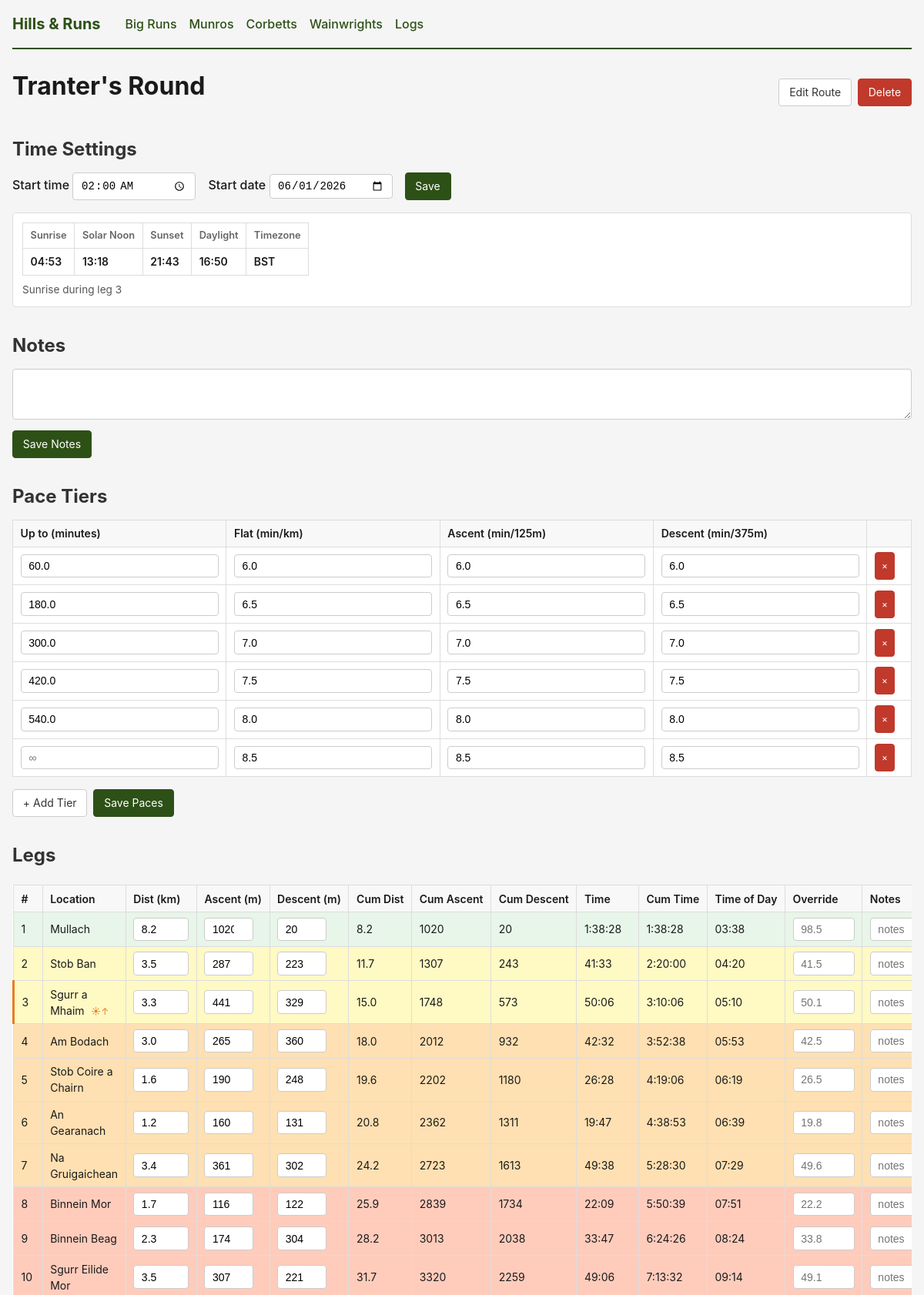
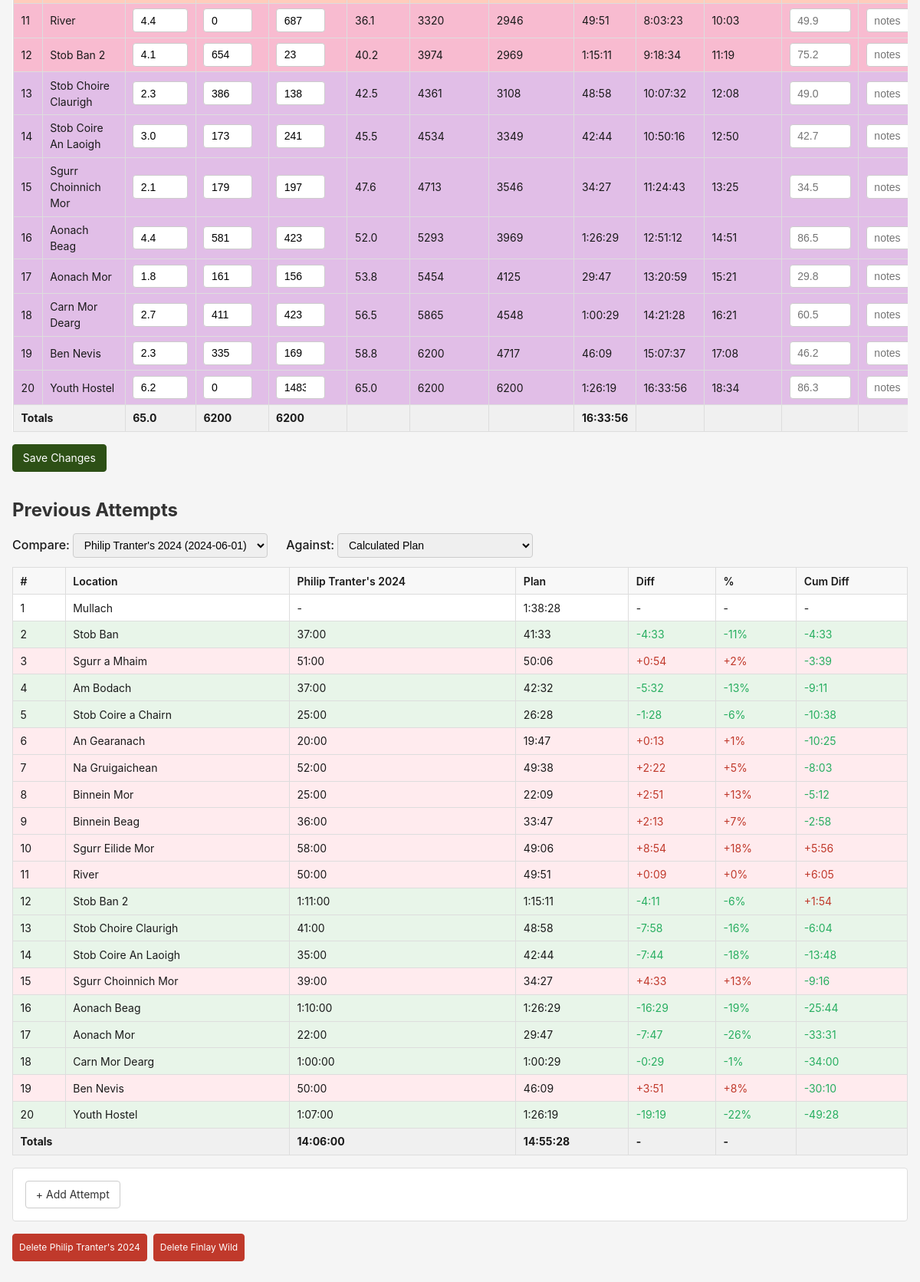
Page /bigruns/2 on the committed database (2 pictures, top to bottom).
### walks/models.py (models this page shows)
class Route(db.Model):
    __tablename__ = 'routes'
    id = db.Column(db.Integer, primary_key=True)
    name = db.Column(db.Text, nullable=False)
    latitude = db.Column(db.Float, default=56.8)
    longitude = db.Column(db.Float, default=-5.1)
    start_time = db.Column(db.Text, default='06:00')
    start_date = db.Column(db.Text, default='2026-06-01')
    notes = db.Column(db.Text, default='')
    created_at = db.Column(db.DateTime, server_default=func.now())
    legs = db.relationship('Leg', backref='route', cascade='all, delete-orphan',
                           order_by='Leg.leg_num')
    pace_tiers = db.relationship('PaceTier', backref='route', cascade='all, delete-orphan')
    time_overrides = db.relationship('TimeOverride', backref='route', cascade='all, delete-orphan')
    attempts = db.relationship('Attempt', backref='route', cascade='all, delete-orphan',
                               order_by='Attempt.date.desc()')

class PaceTier(db.Model):
    __tablename__ = 'pace_tiers'
    id = db.Column(db.Integer, primary_key=True)
    route_id = db.Column(db.Integer, db.ForeignKey('routes.id', ondelete='CASCADE'), nullable=False)
    up_to_minutes = db.Column(db.Float, nullable=True)
    flat_pace_min_per_km = db.Column(db.Float, nullable=False)
    ascent_pace_min_per_125m = db.Column(db.Float, nullable=False, default=0)
    descent_pace_min_per_375m = db.Column(db.Float, nullable=False, default=0)

class Leg(db.Model):
    __tablename__ = 'legs'
    id = db.Column(db.Integer, primary_key=True)
    route_id = db.Column(db.Integer, db.ForeignKey('routes.id', ondelete='CASCADE'), nullable=False)
    leg_num = db.Column(db.Integer, nullable=False)
    location = db.Column(db.Text, nullable=False)
    distance_km = db.Column(db.Float, nullable=False, default=0)
    ascent_m = db.Column(db.Float, nullable=False, default=0)
    descent_m = db.Column(db.Float, nullable=False, default=0)
    notes = db.Column(db.Text, default='')

class Attempt(db.Model):
    __tablename__ = 'attempts'
    id = db.Column(db.Integer, primary_key=True)
    route_id = db.Column(db.Integer, db.ForeignKey('routes.id', ondelete='CASCADE'), nullable=False)
    name = db.Column(db.Text, nullable=False)
    date = db.Column(db.Text)
    notes = db.Column(db.Text)
    attempt_legs = db.relationship('AttemptLeg', backref='attempt', cascade='all, delete-orphan')

### walks/routes.py (the view)
@bp.route('/<int:route_id>')
def route_detail(route_id: int) -> str | WerkzeugResponse:
    route = db.session.get(Route, route_id)
    if not route:
        flash('Route not found.', 'error')
        return redirect(url_for('walks.route_list'))
    legs = Leg.query.filter_by(route_id=route_id).order_by(Leg.leg_num).all()
    pace_tiers = (
        PaceTier.query
        .filter_by(route_id=route_id)
        .order_by(
            db.case((PaceTier.up_to_minutes.is_(None), 1), else_=0),
            PaceTier.up_to_minutes,
        )
        .all()
    )
    overrides_rows = (
        TimeOverride.query
        .filter_by(route_id=route_id)
        .all()
    )
    overrides = {r.leg_id: r.override_minutes for r in overrides_rows}
    legs_data = [
        {
            'id': l.id, 'route_id': l.route_id, 'leg_num': l.leg_num,
            'location': l.location, 'distance_km': l.distance_km,
            'ascent_m': l.ascent_m, 'descent_m': l.descent_m, 'notes': l.notes,
        }
        for l in legs
    ]
    tiers_data = [
        {
            'id': t.id, 'route_id': t.route_id, 'up_to_minutes': t.up_to_minutes,
            'flat_pace_min_per_km': t.flat_pace_min_per_km,
            'ascent_pace_min_per_125m': t.ascent_pace_min_per_125m,
            'descent_pace_min_per_375m': t.descent_pace_min_per_375m,
        }
        for t in pace_tiers
    ]
    start_time_minutes = None
    if route.start_time:
        parts = route.start_time.split(':')
        if len(parts) == 2:
            start_time_minutes = int(parts[0]) * 60 + int(parts[1])
    calculated = calculate_leg_times(legs_data, tiers_data, overrides, start_time_minutes)
    totals = {
        'distance_km': sum(l['distance_km'] for l in calculated),
        'ascent_m': sum(l['ascent_m'] for l in calculated),
        'descent_m': sum(l['descent_m'] for l in calculated),
        'time': sum(l['time'] for l in calculated),
    }
    solar: SolarResult | None = None
    solar_events: SolarEventsDict = {'sunrise_leg': None, 'sunset_leg': None}
    if route.start_date and route.latitude and route.longitude:
        solar = solar_times(route.latitude, route.longitude, route.start_date)
        if solar and start_time_minutes is not None:
            solar_events = find_solar_events(calculated, start_time_minutes, solar)
    attempts = (
        Attempt.query
        .filter_by(route_id=route_id)
        .order_by(Attempt.date.desc())
        .all()
    )
    attempts_data = []
    for attempt in attempts:
        a_legs = AttemptLeg.query.filter_by(attempt_id=attempt.id).all()
        leg_times = {r.leg_id: r.actual_time_minutes for r in a_legs}
        attempt_total = sum(t for t in leg_times.values() if t is not None)
        attempts_data.append({
            'id': attempt.id,
            'name': attempt.name,
            'date': attempt.date,
            'notes': attempt.notes,
            'leg_times': leg_times,
            'total_time': attempt_total,
        })
    attempts_json = json.dumps(attempts_data, default=str)
    calculated_json = json.dumps(calculated, default=str)
    return render_template('walks/detail.html',
                           route=route,
                           legs=calculated,
                           pace_tiers=tiers_data,
                           totals=totals,
                           solar=solar,
                           solar_events=solar_events,
                           attempts=attempts_data,
                           attempts_json=attempts_json,
                           calculated_json=calculated_json,
                           format_time=format_time,
                           format_time_of_day=format_time_of_day,
                           format_diff=format_diff)

### walks/templates/walks/detail.html (shortened to what this page needs)
{% extends "base.html" %}
{% block content %}
<div class="page-header">
    <h1>{{ route.name }}</h1>
    <div class="header-actions">
        <a href="{{ url_for('walks.route_edit', route_id=route.id) }}" class="btn">Edit Route</a>
        <form method="POST" action="{{ url_for('walks.route_delete', route_id=route.id) }}"
              onsubmit="return confirm('Delete this route?')" style="display:inline">
            <button type="submit" class="btn btn-danger">Delete</button>
        </form>
    </div>
</div>
<section class="section">
    <h2>Time Settings</h2>
    <form method="POST" action="{{ url_for('walks.save_settings', route_id=route.id) }}" class="settings-form">
        <div class="settings-row">
            <label>Start time <input type="time" name="start_time" value="{{ route.start_time or '' }}"></label>
            <label>Start date <input type="date" name="start_date" value="{{ route.start_date or '' }}"></label>
            <button type="submit" class="btn btn-primary">Save</button>
        </div>
    </form>
    {% if solar %}
    <div class="solar-info">
        <table class="solar-table">
            <tr>
                <th>Sunrise</th>
                <th>Solar Noon</th>
                <th>Sunset</th>
                <th>Daylight</th>
                <th>Timezone</th>
            </tr>
            <tr>
                <td>{{ solar.sunrise_str }}</td>
                <td>{{ solar.solar_noon_str }}</td>
                <td>{{ solar.sunset_str }}</td>
                <td>{{ solar.daylight_str }}</td>
                <td>{{ solar.timezone }}</td>
            </tr>
        </table>
        {% if solar_events.sunrise_leg or solar_events.sunset_leg %}
        <p class="solar-markers">
            {% if solar_events.sunrise_leg %}
                Sunrise during leg {{ solar_events.sunrise_leg }}
            {% endif %}
        </p>
        {% endif %}
    </div>
    {% endif %}
</section>
<section class="section">
    <h2>Notes</h2>
    <form method="POST" action="{{ url_for('walks.save_notes', route_id=route.id) }}">
        <textarea name="notes" rows="3" style="margin-bottom: 0.5rem;">{{ route.notes or '' }}</textarea>
        <button type="submit" class="btn btn-primary">Save Notes</button>
    </form>
</section>
<section class="section">
    <h2>Pace Tiers</h2>
    <form method="POST" action="{{ url_for('walks.save_paces', route_id=route.id) }}">
        <table class="pace-table">
            <thead>
                <tr>
                    <th>Up to (minutes)</th>
                    <th>Flat (min/km)</th>
                    <th>Ascent (min/125m)</th>
                    <th>Descent (min/375m)</th>
                    <th></th>
                </tr>
            </thead>
            <tbody id="pace-body">
                {% for tier in pace_tiers %}
                <tr>
                    <td><input type="number" step="1" name="up_to_{{ loop.index0 }}" value="{{ tier.up_to_minutes|default('', true) }}" placeholder="∞"></td>
                    <td><input type="number" step="0.1" name="flat_pace_{{ loop.index0 }}" value="{{ tier.flat_pace_min_per_km }}" required></td>
                    <td><input type="number" step="0.1" name="ascent_pace_{{ loop.index0 }}" value="{{ tier.ascent_pace_min_per_125m }}" required></td>
                    <td><input type="number" step="0.1" name="descent_pace_{{ loop.index0 }}" value="{{ tier.descent_pace_min_per_375m }}" required></td>
                    <td><button type="button" class="btn btn-small btn-danger" onclick="removePaceTier(this)">×</button></td>
                </tr>
                {% endfor %}
            </tbody>
        </table>
        <div class="form-actions">
            <button type="button" class="btn" onclick="addPaceTier()">+ Add Tier</button>
            <button type="submit" class="btn btn-primary">Save Paces</button>
        </div>
    </form>
</section>
<section class="section">
    <h2>Legs</h2>
    <form method="POST" action="{{ url_for('walks.save_legs', route_id=route.id) }}">
    <div class="table-scroll">
    <table class="legs-table">
        <thead>
            <tr>
                <th>#</th>
                <th>Location</th>
                <th>Dist (km)</th>
                <th>Ascent (m)</th>
                <th>Descent (m)</th>
                <th>Cum Dist</th>
                <th>Cum Ascent</th>
                <th>Cum Descent</th>
                <th>Time</th>
                <th>Cum Time</th>
                {% if route.start_time %}<th>Time of Day</th>{% endif %}
                <th>Override</th>
                <th>Notes</th>
            </tr>
        </thead>
        <tbody>
            {% for leg in legs %}
            {% set is_sunrise = solar_events.sunrise_leg == leg.leg_num %}
            {% set is_sunset = solar_events.sunset_leg == leg.leg_num %}
            <tr class="pace-tier-{{ leg.tier_index }} {{ 'overridden' if leg.override is not none else '' }} {{ 'sunrise-leg' if is_sunrise else '' }} {{ 'sunset-leg' if is_sunset else '' }}">
                <td>{{ leg.leg_num }}</td>
                <td>
                    {{ leg.location }}
                    {% if is_sunrise %}<span class="solar-badge sunrise-badge" title="Sunrise during this leg">☀↑</span>{% endif %}
                </td>
                <td><input type="number" step="0.1" name="distance_{{ leg.id }}" value="{{ '%.1f' | format(leg.distance_km) }}" class="stat-input"></td>
                <td><input type="number" step="1" name="ascent_{{ leg.id }}" value="{{ '%.0f' | format(leg.ascent_m) }}" class="stat-input stat-input-narrow"></td>
                <td><input type="number" step="1" name="descent_{{ leg.id }}" value="{{ '%.0f' | format(leg.descent_m) }}" class="stat-input stat-input-narrow"></td>
                <td>{{ '%.1f' | format(leg.cumulative_distance) }}</td>
                <td>{{ '%.0f' | format(leg.cumulative_ascent) }}</td>
                <td>{{ '%.0f' | format(leg.cumulative_descent) }}</td>
                <td>{{ format_time(leg.time) }}</td>
                <td>{{ format_time(leg.cumulative_time) }}</td>
                {% if route.start_time %}<td>{{ format_time_of_day(leg.time_of_day) }}</td>{% endif %}
                <td>
                    <input type="number" step="0.1" name="override_{{ leg.id }}"
                           value="{{ leg.override if leg.override is not none else '' }}"
                           placeholder="{{ '%.1f' | format(leg.calc_time) }}"
                           class="override-input">
                </td>
                <td><input type="text" name="notes_{{ leg.id }}" value="{{ leg.notes }}" class="notes-input-inline" placeholder="notes"></td>
            </tr>
            {% endfor %}
        </tbody>
        <tfoot>
            <tr class="totals-row">
                <td colspan="2"><strong>Totals</strong></td>
                <td><strong>{{ '%.1f' | format(totals.distance_km) }}</strong></td>
                <td><strong>{{ '%.0f' | format(totals.ascent_m) }}</strong></td>
                <td><strong>{{ '%.0f' | format(totals.descent_m) }}</strong></td>
                <td></td>
                <td></td>
                <td></td>
                <td><strong>{{ format_time(totals.time) }}</strong></td>
                <td></td>
                {% if route.start_time %}<td></td>{% endif %}
                <td></td>
                <td></td>
            </tr>
        </tfoot>
    </table>
    </div>
    <button type="submit" class="btn btn-primary" style="margin-top: 0.5rem;">Save Changes</button>
    </form>
</section>
<section class="section">
    <h2>Previous Attempts</h2>
    {% if attempts %}
    <div class="attempt-controls">
        <label>Compare:
            <select id="compare-a">
                {% for a in attempts %}
                <option value="{{ a.id }}"{% if loop.first %} selected{% endif %}>{{ a.name }}{% if a.date %} ({{ a.date }}){% endif %}</option>
                {% endfor %}
            </select>
        </label>
        <label>Against:
            <select id="compare-b">
                <option value="plan" selected>Calculated Plan</option>
            </select>
        </label>
    </div>
    <table class="attempts-table" id="attempts-table">
        <thead>
            <tr>
                <th>#</th>
                <th>Location</th>
                <th id="col-a-header">A</th>
                <th id="col-b-header">B</th>
                <th>Diff</th>
                <th>%</th>
                <th>Cum Diff</th>
            </tr>
        </thead>
        <tbody>
            {% for leg in legs %}
            <tr data-leg-id="{{ leg.id }}">
                <td>{{ leg.leg_num }}</td>
                <td>{{ leg.location }}</td>
                <td class="col-a"></td>
                <td class="col-b"></td>
                <td class="col-diff"></td>
                <td class="col-pct"></td>
                <td class="col-cum-diff"></td>
            </tr>
            {% endfor %}
        </tbody>
        <tfoot>
            <tr class="totals-row">
                <td colspan="2"><strong>Totals</strong></td>
                <td class="col-a-total"><strong></strong></td>
                <td class="col-b-total"><strong></strong></td>
                <td class="col-diff-total"><strong></strong></td>
                <td class="col-pct-total"><strong></strong></td>
                <td></td>
            </tr>
        </tfoot>
    </table>
    {% endif %}
    <details class="add-attempt">
        <summary class="btn">+ Add Attempt</summary>
    </details>
    {% if attempts %}
    <div class="attempt-delete-section">
        {% for a in attempts %}
        <form method="POST" action="{{ url_for('walks.delete_attempt', route_id=route.id, attempt_id=a.id) }}"
              onsubmit="return confirm('Delete attempt {{ a.name }}?')" style="display:inline">
            <button type="submit" class="btn btn-small btn-danger">Delete {{ a.name }}</button>
        </form>
        {% endfor %}
    </div>
    {% endif %}
</section>
{% endblock %}

### rows in the picture
Route: name "Tranter's Round", start_time "02:00", start_date "06/01/2026"
PaceTier: up_to_0 "60.0", flat_pace_0 "6.0", ascent_pace_0 "6.0", descent_pace_0 "6.0"
PaceTier: up_to_1 "180.0", flat_pace_1 "6.5", ascent_pace_1 "6.5", descent_pace_1 "6.5"
PaceTier: up_to_minutes "300.0", flat_pace_min_per_km "7.0", ascent_pace_min_per_125m "7.0", descent_pace_min_per_375m "7.0"
PaceTier: up_to_minutes "420.0", flat_pace_min_per_km "7.5", ascent_pace_min_per_125m "7.5", descent_pace_min_per_375m "7.5"
PaceTier: up_to_minutes "540.0", flat_pace_min_per_km "8.0", ascent_pace_min_per_125m "8.0", descent_pace_min_per_375m "8.0"
PaceTier: flat_pace_min_per_km "8.5", ascent_pace_min_per_125m "8.5", descent_pace_min_per_375m "8.5"
Leg: leg_num "1", location "Mullach", distance_km "8.2", ascent_m "1020", descent_m "20", cumulative_distance "8.2", cumulative_ascent "1020", cumulative_descent "20", time "1:38:28", cumulative_time "1:38:28", time_of_day "03:38", calc_time "98.5"
Leg: leg_num "2", location "Stob Ban", distance_km "3.5", ascent_m "287", descent_m "223", cumulative_distance "11.7", cumulative_ascent "1307", cumulative_descent "243", time "41:33", cumulative_time "2:20:00", time_of_day "04:20", calc_time "41.5"
Leg: leg_num "3", location "Sgurr a Mhaim", distance_km "3.3", ascent_m "441", descent_m "329", cumulative_distance "15.0", cumulative_ascent "1748", cumulative_descent "573", time "50:06", cumulative_time "3:10:06", time_of_day "05:10", calc_time "50.1"
Leg: leg_num "4", location "Am Bodach", distance_km "3.0", ascent_m "265", descent_m "360", cumulative_distance "18.0", cumulative_ascent "2012", cumulative_descent "932", time "42:32", cumulative_time "3:52:38", time_of_day "05:53", calc_time "42.5"
Leg: leg_num "5", location "Stob Coire a Chairn", distance_km "1.6", ascent_m "190", descent_m "248", cumulative_distance "19.6", cumulative_ascent "2202", cumulative_descent "1180", time "26:28", cumulative_time "4:19:06", time_of_day "06:19", calc_time "26.5"
Leg: leg_num "6", location "An Gearanach", distance_km "1.2", ascent_m "160", descent_m "131", cumulative_distance "20.8", cumulative_ascent "2362", cumulative_descent "1311", time "19:47", cumulative_time "4:38:53", time_of_day "06:39", calc_time "19.8"
Leg: leg_num "7", location "Na Gruigaichean", distance_km "3.4", ascent_m "361", descent_m "302", cumulative_distance "24.2", cumulative_ascent "2723", cumulative_descent "1613", time "49:38", cumulative_time "5:28:30", time_of_day "07:29", calc_time "49.6"
Leg: leg_num "8", location "Binnein Mor", distance_km "1.7", ascent_m "116", descent_m "122", cumulative_distance "25.9", cumulative_ascent "2839", cumulative_descent "1734", time "22:09", cumulative_time "5:50:39", time_of_day "07:51", calc_time "22.2"
Leg: leg_num "9", location "Binnein Beag", distance_km "2.3", ascent_m "174", descent_m "304", cumulative_distance "28.2", cumulative_ascent "3013", cumulative_descent "2038", time "33:47", cumulative_time "6:24:26", time_of_day "08:24", calc_time "33.8"
Leg: leg_num "10", location "Sgurr Eilide Mor", distance_km "3.5", ascent_m "307", descent_m "221", cumulative_distance "31.7", cumulative_ascent "3320", cumulative_descent "2259", time "49:06", cumulative_time "7:13:32", time_of_day "09:14", calc_time "49.1"
Leg: leg_num "11", location "River", distance_km "4.4", ascent_m "0", descent_m "687", cumulative_distance "36.1", cumulative_ascent "3320", cumulative_descent "2946", time "49:51", cumulative_time "8:03:23", time_of_day "10:03", calc_time "49.9"
Leg: leg_num "12", location "Stob Ban 2", distance_km "4.1", ascent_m "654", descent_m "23", cumulative_distance "40.2", cumulative_ascent "3974", cumulative_descent "2969", time "1:15:11", cumulative_time "9:18:34", time_of_day "11:19", calc_time "75.2"
Leg: leg_num "13", location "Stob Choire Claurigh", distance_km "2.3", ascent_m "386", descent_m "138", cumulative_distance "42.5", cumulative_ascent "4361", cumulative_descent "3108", time "48:58", cumulative_time "10:07:32", time_of_day "12:08", calc_time "49.0"
Leg: leg_num "14", location "Stob Coire An Laoigh", distance_km "3.0", ascent_m "173", descent_m "241", cumulative_distance "45.5", cumulative_ascent "4534", cumulative_descent "3349", time "42:44", cumulative_time "10:50:16", time_of_day "12:50", calc_time "42.7"
Leg: leg_num "15", location "Sgurr Choinnich Mor", distance_km "2.1", ascent_m "179", descent_m "197", cumulative_distance "47.6", cumulative_ascent "4713", cumulative_descent "3546", time "34:27", cumulative_time "11:24:43", time_of_day "13:25", calc_time "34.5"
Leg: leg_num "16", location "Aonach Beag", distance_km "4.4", ascent_m "581", descent_m "423", cumulative_distance "52.0", cumulative_ascent "5293", cumulative_descent "3969", time "1:26:29", cumulative_time "12:51:12", time_of_day "14:51", calc_time "86.5"
Leg: leg_num "17", location "Aonach Mor", distance_km "1.8", ascent_m "161", descent_m "156", cumulative_distance "53.8", cumulative_ascent "5454", cumulative_descent "4125", time "29:47", cumulative_time "13:20:59", time_of_day "15:21", calc_time "29.8"
Leg: leg_num "18", location "Carn Mor Dearg", distance_km "2.7", ascent_m "411", descent_m "423", cumulative_distance "56.5", cumulative_ascent "5865", cumulative_descent "4548", time "1:00:29", cumulative_time "14:21:28", time_of_day "16:21", calc_time "60.5"
Leg: leg_num "19", location "Ben Nevis", distance_km "2.3", ascent_m "335", descent_m "169", cumulative_distance "58.8", cumulative_ascent "6200", cumulative_descent "4717", time "46:09", cumulative_time "15:07:37", time_of_day "17:08", calc_time "46.2"
Leg: leg_num "20", location "Youth Hostel", distance_km "6.2", ascent_m "0", descent_m "1483", cumulative_distance "65.0", cumulative_ascent "6200", cumulative_descent "6200", time "1:26:19", cumulative_time "16:33:56", time_of_day "18:34", calc_time "86.3"
Attempt: name "Philip Tranter's 2024"
Attempt: name "Finlay Wild"

### other values in the picture
{{ solar.sunrise_str }} "04:53"
{{ solar.solar_noon_str }} "13:18"
{{ solar.sunset_str }} "21:43"
{{ solar.daylight_str }} "16:50"
{{ solar.timezone }} "BST"
{{ solar_events.sunrise_leg }} "3"
{{ '%.1f' | format(totals.distance_km) }} "65.0"
{{ '%.0f' | format(totals.ascent_m) }} "6200"
{{ '%.0f' | format(totals.descent_m) }} "6200"
form field value "Philip Tranter's 2024 (2024-06-01)"
